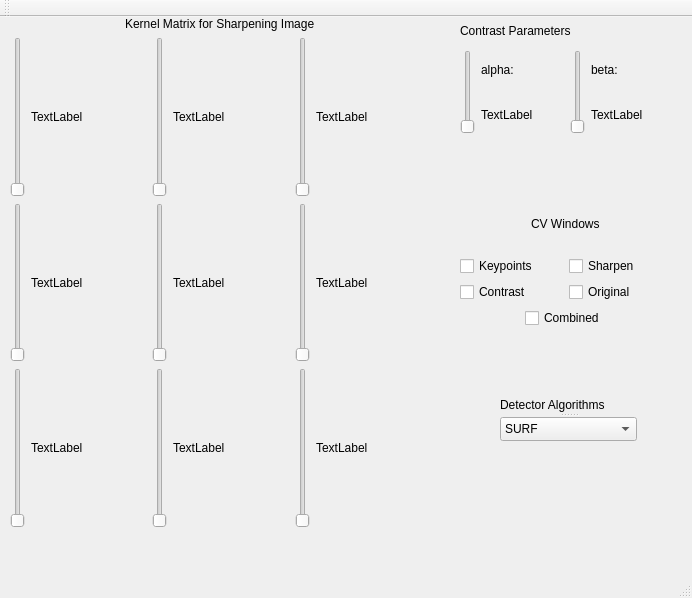
<?xml version="1.0" encoding="UTF-8"?>
<ui version="4.0">
 <class>VariableWindow</class>
 <widget class="QMainWindow" name="VariableWindow">
  <property name="geometry">
   <rect>
    <x>0</x>
    <y>0</y>
    <width>692</width>
    <height>598</height>
   </rect>
  </property>
  <property name="windowTitle">
   <string>MainWindow</string>
  </property>
  <widget class="QWidget" name="centralwidget">
   <widget class="QWidget" name="layoutWidget">
    <property name="geometry">
     <rect>
      <x>10</x>
      <y>0</y>
      <width>421</width>
      <height>511</height>
     </rect>
    </property>
    <layout class="QGridLayout" name="gridLayout_2">
     <item row="0" column="0" alignment="Qt::AlignHCenter">
      <widget class="QLabel" name="label">
       <property name="text">
        <string>Kernel Matrix for Sharpening Image</string>
       </property>
      </widget>
     </item>
     <item row="1" column="0">
      <layout class="QGridLayout" name="gridLayout">
       <item row="0" column="0">
        <widget class="QSlider" name="zero_zero_slider">
         <property name="orientation">
          <enum>Qt::Vertical</enum>
         </property>
        </widget>
       </item>
       <item row="0" column="1">
        <widget class="QLabel" name="zero_zero_label">
         <property name="text">
          <string>TextLabel</string>
         </property>
        </widget>
       </item>
       <item row="0" column="2">
        <widget class="QSlider" name="one_zero_slider">
         <property name="orientation">
          <enum>Qt::Vertical</enum>
         </property>
        </widget>
       </item>
       <item row="0" column="3">
        <widget class="QLabel" name="one_zero_label">
         <property name="text">
          <string>TextLabel</string>
         </property>
        </widget>
       </item>
       <item row="0" column="4">
        <widget class="QSlider" name="two_zero_slider">
         <property name="orientation">
          <enum>Qt::Vertical</enum>
         </property>
        </widget>
       </item>
       <item row="0" column="5">
        <widget class="QLabel" name="two_zero_label">
         <property name="text">
          <string>TextLabel</string>
         </property>
        </widget>
       </item>
       <item row="1" column="0">
        <widget class="QSlider" name="zero_one_slider">
         <property name="orientation">
          <enum>Qt::Vertical</enum>
         </property>
        </widget>
       </item>
       <item row="1" column="1">
        <widget class="QLabel" name="zero_one_label">
         <property name="text">
          <string>TextLabel</string>
         </property>
        </widget>
       </item>
       <item row="1" column="2">
        <widget class="QSlider" name="one_one_slider">
         <property name="orientation">
          <enum>Qt::Vertical</enum>
         </property>
        </widget>
       </item>
       <item row="1" column="3">
        <widget class="QLabel" name="one_one_label">
         <property name="text">
          <string>TextLabel</string>
         </property>
        </widget>
       </item>
       <item row="1" column="4">
        <widget class="QSlider" name="two_one_slider">
         <property name="orientation">
          <enum>Qt::Vertical</enum>
         </property>
        </widget>
       </item>
       <item row="1" column="5">
        <widget class="QLabel" name="two_one_label">
         <property name="text">
          <string>TextLabel</string>
         </property>
        </widget>
       </item>
       <item row="2" column="0">
        <widget class="QSlider" name="zero_two_slider">
         <property name="orientation">
          <enum>Qt::Vertical</enum>
         </property>
        </widget>
       </item>
       <item row="2" column="1">
        <widget class="QLabel" name="zero_two_label">
         <property name="text">
          <string>TextLabel</string>
         </property>
        </widget>
       </item>
       <item row="2" column="2">
        <widget class="QSlider" name="one_two_slider">
         <property name="orientation">
          <enum>Qt::Vertical</enum>
         </property>
        </widget>
       </item>
       <item row="2" column="3">
        <widget class="QLabel" name="one_two_label">
         <property name="text">
          <string>TextLabel</string>
         </property>
        </widget>
       </item>
       <item row="2" column="4">
        <widget class="QSlider" name="two_two_slider">
         <property name="orientation">
          <enum>Qt::Vertical</enum>
         </property>
        </widget>
       </item>
       <item row="2" column="5">
        <widget class="QLabel" name="two_two_label">
         <property name="text">
          <string>TextLabel</string>
         </property>
        </widget>
       </item>
      </layout>
     </item>
    </layout>
   </widget>
   <widget class="QWidget" name="layoutWidget">
    <property name="geometry">
     <rect>
      <x>460</x>
      <y>0</y>
      <width>214</width>
      <height>117</height>
     </rect>
    </property>
    <layout class="QGridLayout" name="gridLayout_7">
     <item row="1" column="0">
      <layout class="QGridLayout" name="gridLayout_5">
       <item row="0" column="0" rowspan="2">
        <widget class="QSlider" name="alpha_slider">
         <property name="orientation">
          <enum>Qt::Vertical</enum>
         </property>
        </widget>
       </item>
       <item row="0" column="1">
        <widget class="QLabel" name="alpha_label">
         <property name="text">
          <string>alpha:</string>
         </property>
        </widget>
       </item>
       <item row="1" column="1">
        <widget class="QLabel" name="alpha_value_label">
         <property name="text">
          <string>TextLabel</string>
         </property>
        </widget>
       </item>
      </layout>
     </item>
     <item row="1" column="1">
      <layout class="QGridLayout" name="gridLayout_6">
       <item row="1" column="1">
        <widget class="QLabel" name="beta_value_label">
         <property name="text">
          <string>TextLabel</string>
         </property>
        </widget>
       </item>
       <item row="0" column="0" rowspan="2">
        <widget class="QSlider" name="beta_slider">
         <property name="orientation">
          <enum>Qt::Vertical</enum>
         </property>
        </widget>
       </item>
       <item row="0" column="1">
        <widget class="QLabel" name="beta_label">
         <property name="text">
          <string>beta:</string>
         </property>
        </widget>
       </item>
      </layout>
     </item>
     <item row="0" column="0" colspan="2">
      <widget class="QLabel" name="label_3">
       <property name="text">
        <string>Contrast Parameters</string>
       </property>
      </widget>
     </item>
    </layout>
   </widget>
   <widget class="QWidget" name="layoutWidget">
    <property name="geometry">
     <rect>
      <x>460</x>
      <y>180</y>
      <width>211</width>
      <height>131</height>
     </rect>
    </property>
    <layout class="QGridLayout" name="gridLayout_3">
     <item row="0" column="0" colspan="2" alignment="Qt::AlignHCenter">
      <widget class="QLabel" name="CVWindows">
       <property name="text">
        <string>CV Windows</string>
       </property>
      </widget>
     </item>
     <item row="1" column="0">
      <widget class="QCheckBox" name="Keypoints_tick">
       <property name="text">
        <string>Keypoints</string>
       </property>
      </widget>
     </item>
     <item row="1" column="1">
      <widget class="QCheckBox" name="Sharpen_tick">
       <property name="text">
        <string>Sharpen</string>
       </property>
      </widget>
     </item>
     <item row="2" column="0">
      <widget class="QCheckBox" name="Contrast_tick">
       <property name="text">
        <string>Contrast</string>
       </property>
      </widget>
     </item>
     <item row="2" column="1">
      <widget class="QCheckBox" name="Original_tick">
       <property name="text">
        <string>Original</string>
       </property>
      </widget>
     </item>
     <item row="3" column="0" colspan="2" alignment="Qt::AlignHCenter">
      <widget class="QCheckBox" name="Combined_tick">
       <property name="text">
        <string>Combined</string>
       </property>
      </widget>
     </item>
    </layout>
   </widget>
   <widget class="QSplitter" name="splitter">
    <property name="geometry">
     <rect>
      <x>500</x>
      <y>380</y>
      <width>137</width>
      <height>44</height>
     </rect>
    </property>
    <property name="orientation">
     <enum>Qt::Vertical</enum>
    </property>
    <widget class="QLabel" name="DetectorAlgorithm">
     <property name="text">
      <string>Detector Algorithms</string>
     </property>
    </widget>
    <widget class="QComboBox" name="Detector_choice">
     <item>
      <property name="text">
       <string>SURF</string>
      </property>
     </item>
     <item>
      <property name="text">
       <string>SIFT</string>
      </property>
     </item>
     <item>
      <property name="text">
       <string>ORB</string>
      </property>
     </item>
     <item>
      <property name="text">
       <string>BRISK</string>
      </property>
     </item>
     <item>
      <property name="text">
       <string>MSER</string>
      </property>
     </item>
     <item>
      <property name="text">
       <string>GFTT</string>
      </property>
     </item>
     <item>
      <property name="text">
       <string>HARRIS</string>
      </property>
     </item>
     <item>
      <property name="text">
       <string>Dense</string>
      </property>
     </item>
     <item>
      <property name="text">
       <string>SimpleBlob</string>
      </property>
     </item>
     <item>
      <property name="text">
       <string>FAST</string>
      </property>
     </item>
     <item>
      <property name="text">
       <string>STAR</string>
      </property>
     </item>
    </widget>
   </widget>
   <zorder>layoutWidget</zorder>
   <zorder>layoutWidget</zorder>
   <zorder>splitter</zorder>
   <zorder>layoutWidget</zorder>
  </widget>
  <widget class="QMenuBar" name="menubar">
   <property name="geometry">
    <rect>
     <x>0</x>
     <y>0</y>
     <width>692</width>
     <height>25</height>
    </rect>
   </property>
  </widget>
  <widget class="QStatusBar" name="statusbar"/>
  <widget class="QToolBar" name="toolBar">
   <property name="windowTitle">
    <string>toolBar</string>
   </property>
   <attribute name="toolBarArea">
    <enum>TopToolBarArea</enum>
   </attribute>
   <attribute name="toolBarBreak">
    <bool>false</bool>
   </attribute>
  </widget>
 </widget>
 <resources/>
 <connections/>
</ui>
